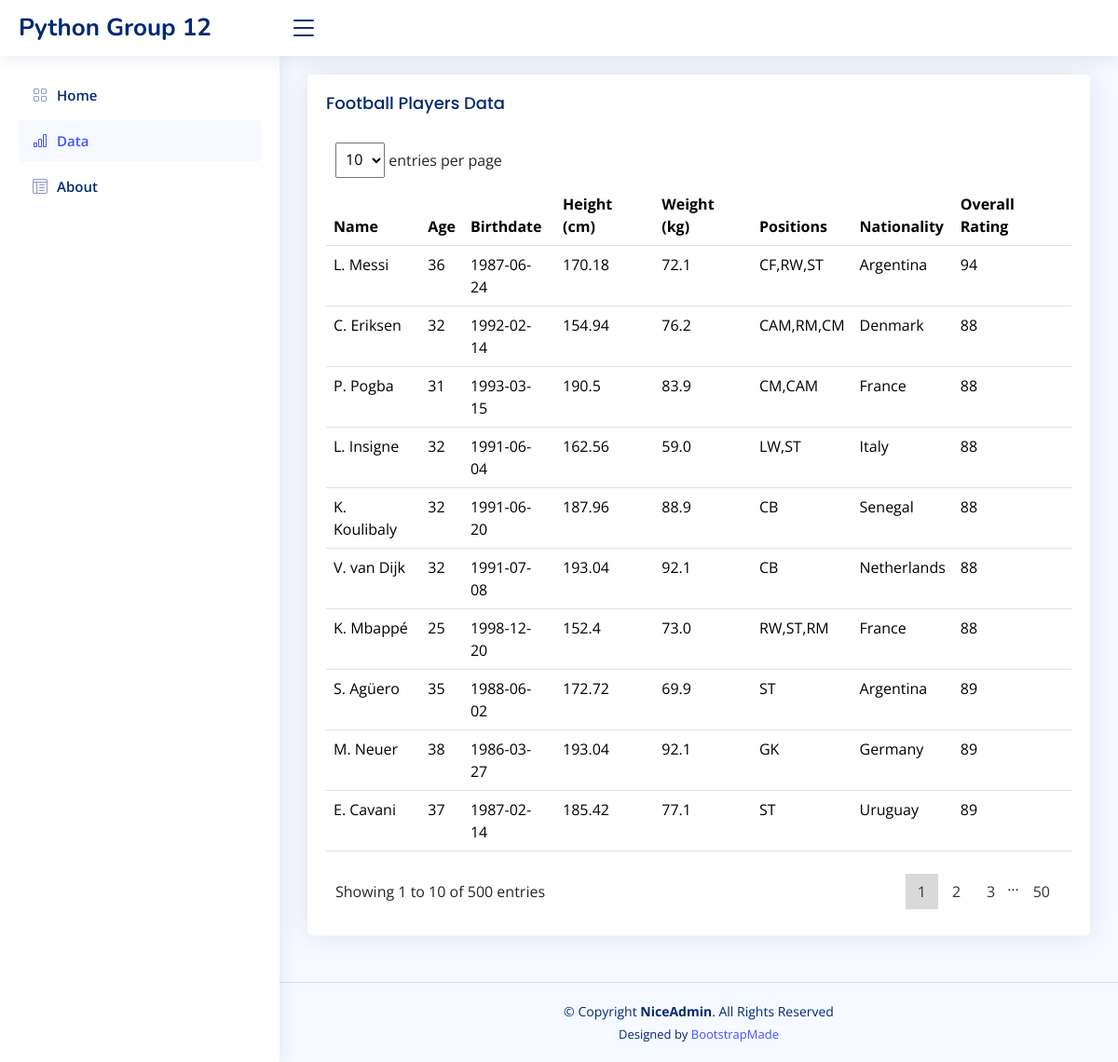
Page /data on the committed database.
### tables this page shows
CREATE TABLE "players" (
"Unnamed: 0" INTEGER,
  "name" TEXT,
  "birth_date" TEXT,
  "height_cm" REAL,
  "weight_kgs" REAL,
  "positions" TEXT,
  "nationality" TEXT,
  "overall_rating" INTEGER
);

### website/index.py (the view)
@app.route("/data")
def data():
    page = request.args.get('page', 1, type=int)
    PER_PAGE = request.args.get('per_page',10, type=int)
    start = (page - 1) * PER_PAGE
    end = start + PER_PAGE
    con = sqlite3.connect(r'database\Football.db')
    cursor = con.cursor()
    players = cursor.execute(f"SELECT * FROM players limit {start}, {PER_PAGE}").fetchall()
    total_number = cursor.execute("SELECT COUNT(*) FROM players").fetchone()[0] #rows
    total_page = int(total_number/PER_PAGE)
    con.close()
    g.per_page = PER_PAGE
    g.start = start
    g.end = end
    g.page = page
    return render_template('data.html', players=players, total_number = total_number, total_page=total_page)

### website/index.py (called while the page is built)
def calculate_age(birthday):
    age = 0
    current_date = datetime.date.today()
    current_year, current_month,current_day  = current_date.year, current_date.month,current_date.day
    birthday_year, birthday_month, birthday_day = birthday.split('-')
    birthday_year = int(birthday_year)
    birthday_month = int(birthday_month)
    birthday_day = int(birthday_day)
    if birthday_month > current_month:
        age = current_year-birthday_year-1
    elif birthday_month == current_month:
        if birthday_day >current_day:
            age = current_year-birthday_year-1
    else:
        age = current_year-birthday_year
    return age

### website/templates/data.html (shortened to what this page needs)
<!DOCTYPE html>
<html lang="en">
<head>
  <link href="/assets/vendor/bootstrap/css/bootstrap.min.css" rel="stylesheet">
  <link href="/assets/vendor/bootstrap-icons/bootstrap-icons.css" rel="stylesheet">
  <link href="/assets/vendor/simple-datatables/style.css" rel="stylesheet">
  <link href="/assets/css/style.css" rel="stylesheet">
</head>
<body>
  <header id="header" class="header fixed-top d-flex align-items-center">
    <div class="d-flex align-items-center justify-content-between">
      <a href="index.html" class="logo d-flex align-items-center">
        <span class="d-none d-lg-block">Python Group 12</span>
      </a>
      <i class="bi bi-list toggle-sidebar-btn"></i>
    </div>
  </header>
  <aside id="sidebar" class="sidebar">
    <ul class="sidebar-nav" id="sidebar-nav">
      <li class="nav-item">
        <a class="nav-link collapsed" data-bs-target="#charts-nav" data-bs-toggle="collapsed" href="{{ url_for('index') }}">
          <i class="bi bi-grid"></i><span>Home</span>
        </a>
      </li>
      <li class="nav-item">
        <a class="nav-link " data-bs-target="#charts-nav" data-bs-toggle="collapsed" href="{{ url_for('data') }}">
          <i class="bi bi-bar-chart"></i><span>Data</span>
        </a>
      </li>
      <li class="nav-item">
        <a class="nav-link collapsed" data-bs-target="#tables-nav" data-bs-toggle="show" href="{{ url_for('about') }}">
          <i class="bi bi-layout-text-window-reverse"></i><span>About</span>
        </a>
      </li>
    </ul>
  </aside>
  <main id="main" class="main">
    <section class="section">
      <div class="row">
        <div class="col-lg-12">
          <div class="card">
            <div class="card-body">
              <h5 class="card-title">Football Players Data</h5>
              <div class="datatable-top">
    <div class="datatable-dropdown">
            <label>
              <form id="per_page_form" method="get" action="{{ url_for('data') }}">
                <select class="datatable-selector" name="per_page" id="per_page" onchange="this.form.submit()">
                  <option value="10" {% if g.per_page == 10 %} selected="" {% endif %} >10</option>
                </select> entries per page
              </form>
            </label>
        </div>
</div>
              <table class="table datatable">
                <thead>
                  <tr>
                    <th>Name</th>
                    <th>Age</th>
                    <th>Birthdate</th>
                    <th>Height (cm)</th>
                    <th>Weight (kg)</th>
                    <th>Positions</th>
                    <th>Nationality</th>
                    <th>Overall Rating</th>
                  </tr>
                </thead>
                <tbody>
                  {%for p in players %}
                  <tr>
                    <td>{{p[1]}}</td>
                    <td>{{calculate_age(p[2])}}</td>
                    <td>{{p[2]}}</td>
                    <td>{{p[3]}}</td>
                    <td>{{p[4]}}</td>
                    <td>{{p[5]}}</td>
                    <td>{{p[6]}}</td>
                    <td>{{p[7]}}</td>
                  </tr>
                  {% endfor %}
                </tbody>
              </table>
              <div class="datatable-bottom">
    <div class="datatable-info">Showing {{g.start+1}} to {{g.end}} of {{total_number}} entries</div>
    <nav class="datatable-pagination">
      <ul class="datatable-pagination-list">
      {%if total_page > 5 %}
        {%for i in range(g.page-3,g.page+2)%}
        {%if i+1 == g.page %}
        <li class="datatable-pagination-list-item datatable-active"><a data-page="1" class="datatable-pagination-list-item-link" aria-label="Page 1">{{i+1}}</a></li>
        {%elif i>-1 and i+1<= total_page%}
        <li class="datatable-pagination-list-item"><a data-page="{{i+1}}" class="datatable-pagination-list-item-link" aria-label="Page 2" href="{{ url_for('data', page = i+1, per_page = g.per_page) }}">{{i+1}}</a></li>
        {%endif%}
        {% endfor %}
        {%if total_page - g.page >3 %}
      <li>…</li>
      {%endif%}
        {%if g.page+2<total_page%}
        <li class="datatable-pagination-list-item"><a data-page="{{total_page}}" class="datatable-pagination-list-item-link" aria-label="Page 2" href="{{ url_for('data', page = total_page, per_page = g.per_page) }}">{{total_page}}</a></li>
        {% endif %}
        {% endif %}
      </ul>
      </div>
            </div>
          </div>
        </div>
      </div>
    </section>
  </main>
  <footer id="footer" class="footer">
    <div class="copyright">
      &copy; Copyright <strong><span>NiceAdmin</span></strong>. All Rights Reserved
    </div>
    <div class="credits">
      Designed by <a href="https://bootstrapmade.com/">BootstrapMade</a>
    </div>
  </footer>
</body>
</html>

### website/assets/css/style.css (style rules this page uses)
:root { scroll-behavior: smooth; }
body { font-family: "Open Sans", sans-serif; background: #f6f9ff; color: #444444; }
a { color: #4154f1; text-decoration: none; }
h1, h2, h3, h4, h5, h6 { font-family: "Nunito", sans-serif; }
#main { margin-top: 60px; padding: 20px 30px; transition: all 0.3s; }
.card { margin-bottom: 30px; border: none; border-radius: 5px; box-shadow: 0px 0 30px rgba(1, 41, 112, 0.1); }
.card-title { padding: 20px 0 15px 0; font-size: 18px; font-weight: 500; color: #012970; font-family: "Poppins", sans-serif; }
.card-body { padding: 0 20px 20px 20px; }
.logo { line-height: 1; }
@media (min-width: 1200px) { .logo { width: 280px; } }
.logo span { font-size: 26px; font-weight: 700; color: #012970; font-family: "Nunito", sans-serif; }
.header { transition: all 0.5s; z-index: 997; height: 60px; box-shadow: 0px 2px 20px rgba(1, 41, 112, 0.1); background-color: #fff; padding-left: 20px; }
.header .toggle-sidebar-btn { font-size: 32px; padding-left: 10px; cursor: pointer; color: #012970; }
.sidebar { position: fixed; top: 60px; left: 0; bottom: 0; width: 300px; z-index: 996; transition: all 0.3s; padding: 20px; overflow-y: auto; scrollbar-width: thin; scrollbar-color: #aab7cf transparent; box-shadow: 0px 0px 20px rgba(1, 41, 112, 0.1); background-color: #fff; }
@media (min-width: 1200px) { #main, #footer { margin-left: 300px; } }
.sidebar-nav { padding: 0; margin: 0; list-style: none; }
.sidebar-nav li { padding: 0; margin: 0; list-style: none; }
.sidebar-nav .nav-item { margin-bottom: 5px; }
.sidebar-nav .nav-link { display: flex; align-items: center; font-size: 15px; font-weight: 600; color: #4154f1; transition: 0.3; background: #f6f9ff; padding: 10px 15px; border-radius: 4px; }
.sidebar-nav .nav-link i { font-size: 16px; margin-right: 10px; color: #4154f1; }
.sidebar-nav .nav-link.collapsed { color: #012970; background: #fff; }
.sidebar-nav .nav-link.collapsed i { color: #899bbd; }
.footer { padding: 20px 0; font-size: 14px; transition: all 0.3s; border-top: 1px solid #cddfff; }
.footer .copyright { text-align: center; color: #012970; }
.footer .credits { padding-top: 5px; text-align: center; font-size: 13px; color: #012970; }

### rows in the picture
players: name "L. Messi", birth_date "36", birth_date "1987-06-24", height_cm "170.18", weight_kgs "72.1", positions "CF,RW,ST", nationality "Argentina", overall_rating "94"
players: name "C. Eriksen", birth_date "32", birth_date "1992-02-14", height_cm "154.94", weight_kgs "76.2", positions "CAM,RM,CM", nationality "Denmark", overall_rating "88"
players: name "P. Pogba", birth_date "31", birth_date "1993-03-15", height_cm "190.5", weight_kgs "83.9", positions "CM,CAM", nationality "France", overall_rating "88"
players: name "L. Insigne", birth_date "32", birth_date "1991-06-04", height_cm "162.56", weight_kgs "59.0", positions "LW,ST", nationality "Italy", overall_rating "88"
players: name "K. Koulibaly", birth_date "32", birth_date "1991-06-20", height_cm "187.96", weight_kgs "88.9", positions "CB", nationality "Senegal", overall_rating "88"
players: name "V. van Dijk", birth_date "32", birth_date "1991-07-08", height_cm "193.04", weight_kgs "92.1", positions "CB", nationality "Netherlands", overall_rating "88"
players: name "K. Mbappé", birth_date "25", birth_date "1998-12-20", height_cm "152.4", weight_kgs "73.0", positions "RW,ST,RM", nationality "France", overall_rating "88"
players: name "S. Agüero", birth_date "35", birth_date "1988-06-02", height_cm "172.72", weight_kgs "69.9", positions "ST", nationality "Argentina", overall_rating "89"
players: name "M. Neuer", birth_date "38", birth_date "1986-03-27", height_cm "193.04", weight_kgs "92.1", positions "GK", nationality "Germany", overall_rating "89"
players: name "E. Cavani", birth_date "37", birth_date "1987-02-14", height_cm "185.42", weight_kgs "77.1", positions "ST", nationality "Uruguay", overall_rating "89"

### other values in the picture
{{ g.start+1 }} "1"
{{ g.end }} "10"
{{ total_number }} "500"
{{ i+1 }} "1"
{{ i+1 }} "2" "3"
{{ total_page }} "50"
